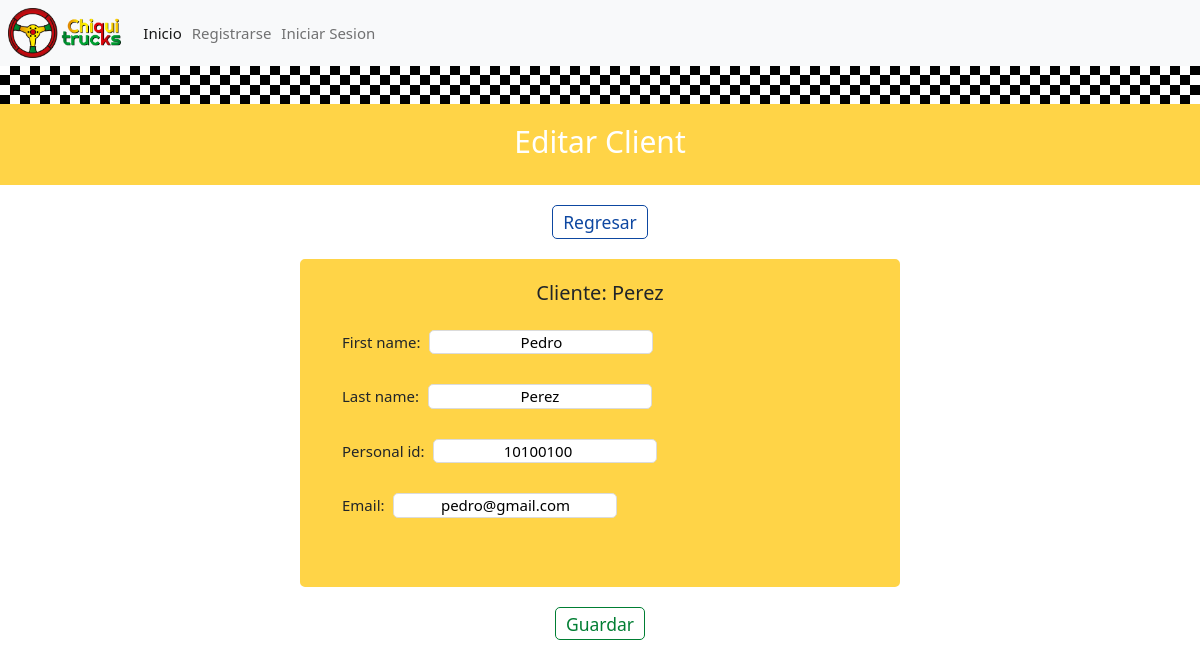
The page /clients/1/edit/ on the database its author committed.
### clients/models.py (models this page shows, shortened)
class Client(models.Model):
    first_name = models.CharField(max_length=50, blank=False)
    last_name = models.CharField(max_length=50, blank=False)
    personal_id = models.IntegerField(unique=True, blank=False)
    email = models.EmailField(unique=True, blank=True)

### clients/views.py (the view)
# urls.py: path('<int:pk>/edit/',views.ClientUpdateView.as_view(),name='client_edit'),
class ClientUpdateView(UpdateView):
    redirect_field_name = 'clients/client_list.html'
    form_class = ClientForm
    model = Client

### clients/forms.py
class ClientForm(forms.ModelForm):
    class Meta():
        model = Client
        fields = ('first_name','last_name','personal_id', 'email')

### clients/templates/clients/client_form.html (shortened to what this page needs)
{% extends 'mainapp/base.html' %}
{% block content %}
<div class='flag'></div>
<div class="header yellow-header">
    {% if client.pk %}
        <h1>Editar Client</h1>
    {% else %}
        <h1>Nuevo Cliente</h1>
    {% endif %}
</div>
<div class='button-row'>
    <a href="{% url 'clients:client_list' %}"><button class="btn-std btn-blue">Regresar</button></a>
</div>
<div class="content cont-yellow">
        <form class="client-form" method="post">
            {% if client.pk %}
                <h2>Cliente: {{client.firs_name}} {{client.last_name}}</h2>
            {% endif %}
            {{form.as_p}}
            <br>
</div>
            <button class="btn-std btn-green" type="submit">Guardar</button>
{% endblock %}

### static/chiquitrucks/css/master.css (style rules this page uses)
:root { --main_blue: #0d47a1; --main_light_blue:#4285F4; --main_red:#CC0000; --main_light_red:#ff4444; --main_yellow:#FFD447; --main_light_yellow:#ffbb33; --main_green:#007E33; --main_light_green:#00c851; --main_gray:rgba(0, 0, 0, 0.1); font-family: 'Ubuntu', sans-serif; }
* { margin: 0; padding: 0; box-sizing: border-box; text-align:center; }
html { font-size: 10px; overflow-x: hidden; overflow-y: scroll; }
a { color:black; text-decoration:none; }
.header { display:flex; flex-direction:column; justify-content:center; width:100%; margin:0rem; padding:2rem; }
.yellow-header { background-color:var(--main_yellow); color:white; }
.flag { width: 100%; top: 0; height: 38px; background: repeating-conic-gradient(#000000 0% 25%, rgb(255, 255, 255) 0% 50%) 50% / 20px 20px; margin-bottom: 0rem; }
h1 { font-size:3rem; text-align:center; }
.button-row { display:flex; flex-direction:row; justify-content:center; margin:2rem; font-size:2rem; }
.btn-std { margin: 0rem 0.5rem; padding:0.25rem 1rem; font-size:1.75rem; border-radius:5px; background-color:transparent; }
.btn-green { border: 1px solid var(--main_green); color: var(--main_green); }
.btn-blue { border: 1px solid var(--main_blue); color: var(--main_blue); }
.content { display:flex; flex-direction:column; justify-content:center; font-size:1.5rem; width: 50vw; margin:2rem auto; padding:0rem; border-radius:5px; }
.cont-yellow { background-color:var(--main_yellow); border:2px solid var(--main_yellow); }
form { margin: 2rem 2rem; }
form p { margin: 2rem; text-align:left; }
input { margin:0.5rem; border:1px solid #DBDBDB; border-radius: 5px; text-align: center; font-size: 1.5rem; }

### rows shown on the page
Client: last_name "Perez", first_name "Pedro", personal_id "10100100", email "pedro@gmail.com"
